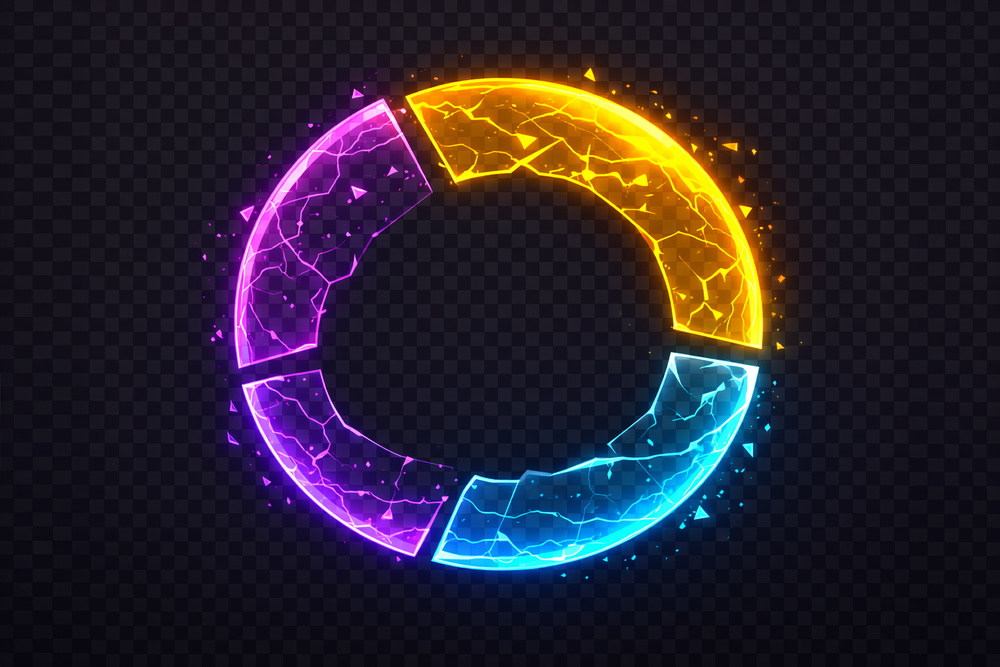
#> input picture assets/shield-reference.png, 1000 x 667 px, shrunk from 1536 x 1024 before the run
$ python extract-shields.py
#> lines starting #> are read from the running program, lines starting #| are printed output that depends on the picture; after the words box and inside, x2 and y2 are one past the last pixel; in counts of white or black regions, pixels touching at a corner belong together
from __future__ import annotations

import json
from pathlib import Path

import cv2
import numpy as np


SOURCE = Path(__file__).resolve().parents[1] / "shield-reference.png"
OUT_DIR = Path(__file__).resolve().parent / "enemies" / "shields"
PREVIEW = OUT_DIR / "preview.png"
MANIFEST = OUT_DIR / "manifest.json"

PAD = 14
FG_THRESHOLD = 40
MIN_COMPONENT_AREA = 120

# Segment split by polar angle around the image center.
# Angles use np.arctan2(y-cy, x-cx) in degrees [-180, 180].
SEGMENTS = [
    ("shield_void", 136.0, -112.0, (130, 170)),
    ("shield_amber", -112.0, -8.0, (15, 45)),
    ("shield_azure", -8.0, 136.0, (85, 115)),
]


def pad_bbox(
    x0: int,
    y0: int,
    x1: int,
    y1: int,
    max_w: int,
    max_h: int,
    pad: int,
) -> tuple[int, int, int, int]:
    return (
        max(0, x0 - pad),
        max(0, y0 - pad),
        min(max_w, x1 + pad),
        min(max_h, y1 + pad),
    )


def largest_component_bbox(mask: np.ndarray) -> tuple[int, int, int, int]:
    n_labels, _, stats, _ = cv2.connectedComponentsWithStats(mask.astype(np.uint8), 8)
    best = None
    for i in range(1, n_labels):
        x, y, w, h, area = stats[i]
        if area < 200:
            continue
        if best is None or area > best[0]:
            best = (int(area), int(x), int(y), int(x + w), int(y + h))
    if best is None:
        raise RuntimeError("Could not isolate shield segment component")
    return best[1], best[2], best[3], best[4]


def angle_mask(angles: np.ndarray, start_deg: float, end_deg: float) -> np.ndarray:
    if start_deg <= end_deg:
        return (angles >= start_deg) & (angles <= end_deg)
    return (angles >= start_deg) | (angles <= end_deg)


def keep_components(mask: np.ndarray, min_area: int) -> np.ndarray:
    labels_count, labels, stats, _ = cv2.connectedComponentsWithStats(mask.astype(np.uint8), 8)
    out = np.zeros(mask.shape, dtype=np.uint8)
    for i in range(1, labels_count):
        area = int(stats[i, cv2.CC_STAT_AREA])
        if area < min_area:
            continue
        out[labels == i] = 255
    return out


def build_preview(image_paths: list[Path], out_path: Path) -> None:
    images = [cv2.imread(str(p), cv2.IMREAD_UNCHANGED) for p in image_paths]
    images = [img for img in images if img is not None]
    if not images:
        return

    cols = len(images)
    max_h = max(img.shape[0] for img in images)
    max_w = max(img.shape[1] for img in images)
    tile_h = max_h + 24
    tile_w = max_w + 24

    canvas = np.zeros((tile_h, tile_w * cols, 4), dtype=np.uint8)
    for idx, img in enumerate(images):
        if img.shape[2] == 3:
            alpha_full = np.full((img.shape[0], img.shape[1], 1), 255, dtype=np.uint8)
            img = np.dstack([img, alpha_full])
        y0 = (tile_h - img.shape[0]) // 2
        x0 = idx * tile_w + (tile_w - img.shape[1]) // 2
        roi = canvas[y0:y0 + img.shape[0], x0:x0 + img.shape[1]]
        src_alpha = img[:, :, 3:4].astype(np.float32) / 255.0
        dst_alpha = roi[:, :, 3:4].astype(np.float32) / 255.0
        out_alpha = src_alpha + dst_alpha * (1.0 - src_alpha)
        out_alpha_safe = np.maximum(out_alpha, 1e-6)
        roi[:, :, :3] = (
            (img[:, :, :3].astype(np.float32) * src_alpha + roi[:, :, :3].astype(np.float32) * dst_alpha * (1.0 - src_alpha))
            / out_alpha_safe
        ).astype(np.uint8)
        roi[:, :, 3:4] = (out_alpha * 255.0).astype(np.uint8)

    cv2.imwrite(str(out_path), canvas)


def main() -> None:
    if not SOURCE.exists():
        raise FileNotFoundError(f"Missing source image: {SOURCE}")

    src = cv2.imread(str(SOURCE), cv2.IMREAD_COLOR)
#> src is the input picture: shape (667, 1000, 3); mean B, G, R 47.2, 35.2, 42.6
    if src is None:
        raise RuntimeError(f"Could not read image: {SOURCE}")

    OUT_DIR.mkdir(parents=True, exist_ok=True)

    img_h, img_w = src.shape[:2]
#> img_h = 667; img_w = 1000
    cy = img_h / 2.0
#> cy = 333.5
    cx = img_w / 2.0
#> cx = 500
    yy, xx = np.mgrid[0:img_h, 0:img_w]
    angles = np.degrees(np.arctan2(yy - cy, xx - cx))
    fg = (src.max(axis=2) > FG_THRESHOLD).astype(np.uint8)
#> fg: shape (667, 1000); values 0 (black) and 1 (white), 32.7% white; 323 white regions (224 under 20 px), largest, box (x1, y1, x2, y2) and area: (189, 41, 798, 609) 206146, (553, 416, 567, 430) 185, (484, 430, 498, 443) 182
    hsv = cv2.cvtColor(src, cv2.COLOR_BGR2HSV)
#> hsv: shape (667, 1000, 3); mean H, S, V 116.2, 131.8, 62.2
    h_channel, s_channel, v_channel = cv2.split(hsv)

    manifest: list[dict[str, object]] = []
    written: list[Path] = []

    for name, a0, a1, (h0, h1) in SEGMENTS:
        sector = angle_mask(angles, a0, a1)
        color = (h_channel >= h0) & (h_channel <= h1) & (s_channel >= 70) & (v_channel >= 40)

        seed = (fg > 0) & sector & color
        cleaned = keep_components(seed, MIN_COMPONENT_AREA)
        if not np.any(cleaned):
            raise RuntimeError(f"Could not isolate {name}")

        # Expand from hue-seeded pixels to include neutral highlights and edge glow.
        expanded = cv2.dilate(cleaned, cv2.getStructuringElement(cv2.MORPH_ELLIPSE, (13, 13)), iterations=1) > 0
        neutral = (s_channel < 68) & (v_channel >= 42)
        final_mask = ((fg > 0) & sector & expanded & (color | neutral)).astype(np.uint8)
        final_mask = keep_components(final_mask, 40)
        x0, y0, x1, y1 = largest_component_bbox(final_mask > 0)
        px0, py0, px1, py1 = pad_bbox(x0, y0, x1, y1, img_w, img_h, PAD)
        crop_bgr = src[py0:py1, px0:px1]
        crop_expanded = expanded[py0:py1, px0:px1]
        crop_core = final_mask[py0:py1, px0:px1]

        # Soft alpha keeps glow while dropping checkerboard background.
        border = np.concatenate(
            [crop_bgr[0, :, :], crop_bgr[-1, :, :], crop_bgr[:, 0, :], crop_bgr[:, -1, :]],
            axis=0,
        ).astype(np.float32)
        bg = np.median(border, axis=0)
        diff = np.linalg.norm(crop_bgr.astype(np.float32) - bg, axis=2)
        maxc = crop_bgr.max(axis=2).astype(np.float32)
        alpha_luma = np.clip((maxc - 38.0) * 7.0, 0.0, 255.0)
        alpha_diff = np.clip((diff - 18.0) * 9.0, 0.0, 255.0)
        alpha_soft = np.maximum(alpha_luma, alpha_diff)
        alpha_soft[crop_expanded == 0] = 0.0
        alpha = np.maximum(alpha_soft.astype(np.uint8), (crop_core > 0).astype(np.uint8) * 255)

        crop_bgr = crop_bgr.copy()
        crop_bgr[alpha == 0] = 0
        crop = np.dstack([crop_bgr, alpha])

        out_path = OUT_DIR / f"{name}.png"
        cv2.imwrite(str(out_path), crop)
        written.append(out_path)

        manifest.append(
            {
                "name": name,
                "file": str(out_path.relative_to(SOURCE.parent)),
                "bbox_source": {"x0": px0, "y0": py0, "x1": px1, "y1": py1},
                "angle_range": {"start_deg": a0, "end_deg": a1},
                "hue_range": {"h0": h0, "h1": h1},
                "size": {"width": int(crop.shape[1]), "height": int(crop.shape[0])},
            }
        )
#> this loop made 3 passes
#> (n_labels in largest_component_bbox, x0, y0, x1, y1, px0, py0) on passes 1 to 3: (7, 189, 68, 434, 514, 175, 54), (3, 405, 78, 772, 310, 391, 64), (3, 430, 345, 798, 609, 416, 331)
#> pass 1, in keep_components, `labels_count, labels, stats, _ = cv2.connectedComponentsWithStats(mask..`:
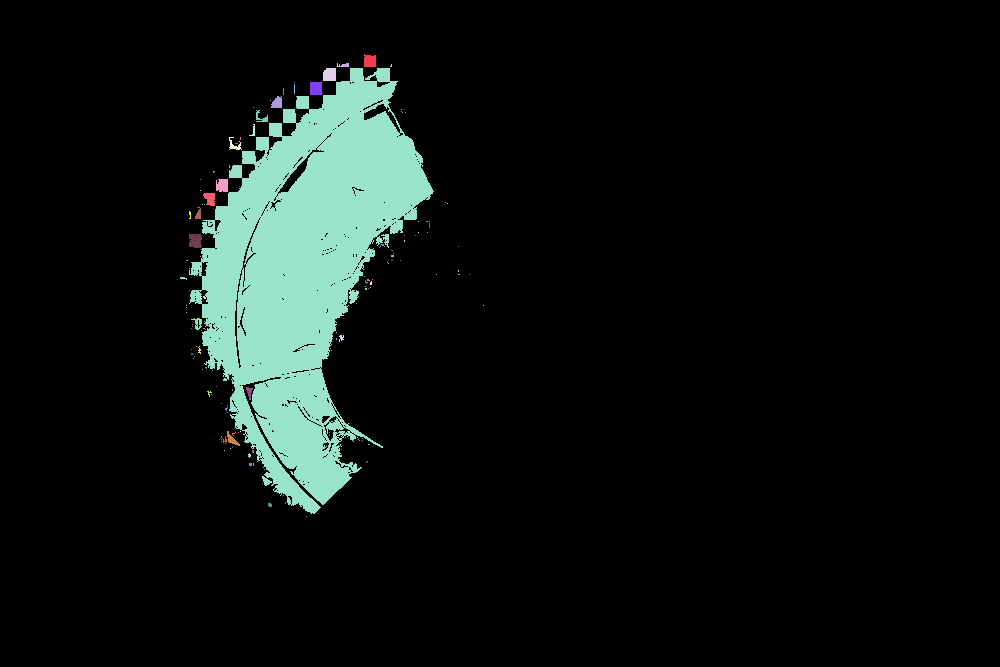
#> labels: shape (667, 1000) int32; 135 distinct labels, from 0 to 134; one colour per label, 0 black
#> after the loop:
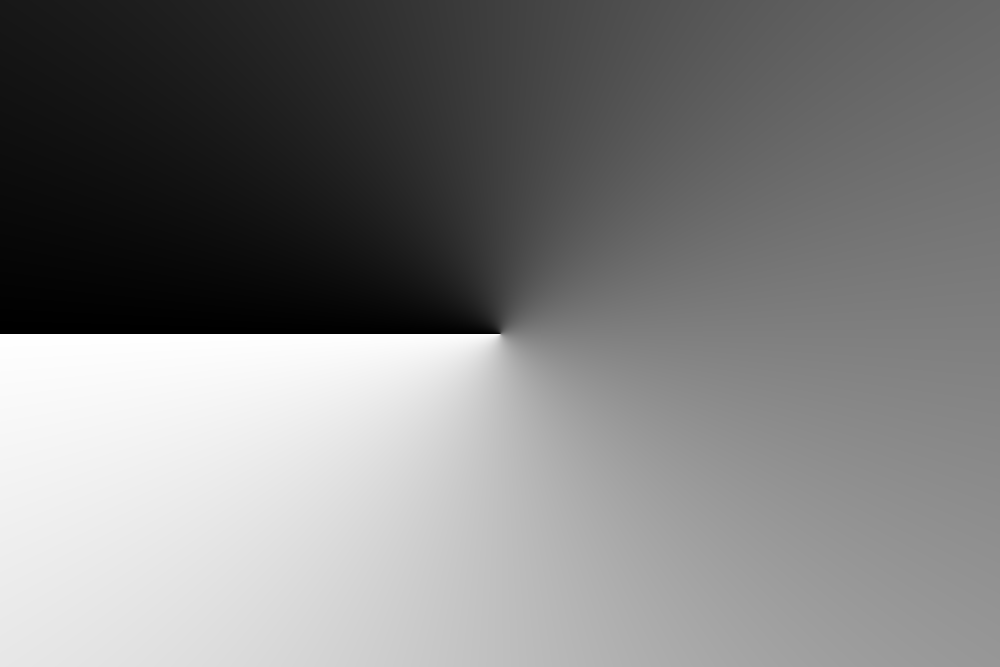
#> angles: shape (667, 1000) float64; min -179.9, max 179.9, mean -0.1; drawn with min black and max white
#> after the loop: cleaned: shape (667, 1000); 8.1% white; 2 white regions, box (x1, y1, x2, y2) and area: (430, 348, 798, 609) 54071, (512, 430, 526, 443) 153
#> after the loop:
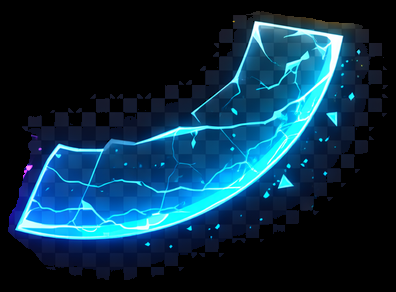
#> crop_bgr: shape (292, 396, 3); mean B, G, R 68.1, 46.8, 12.5
#> after the loop:
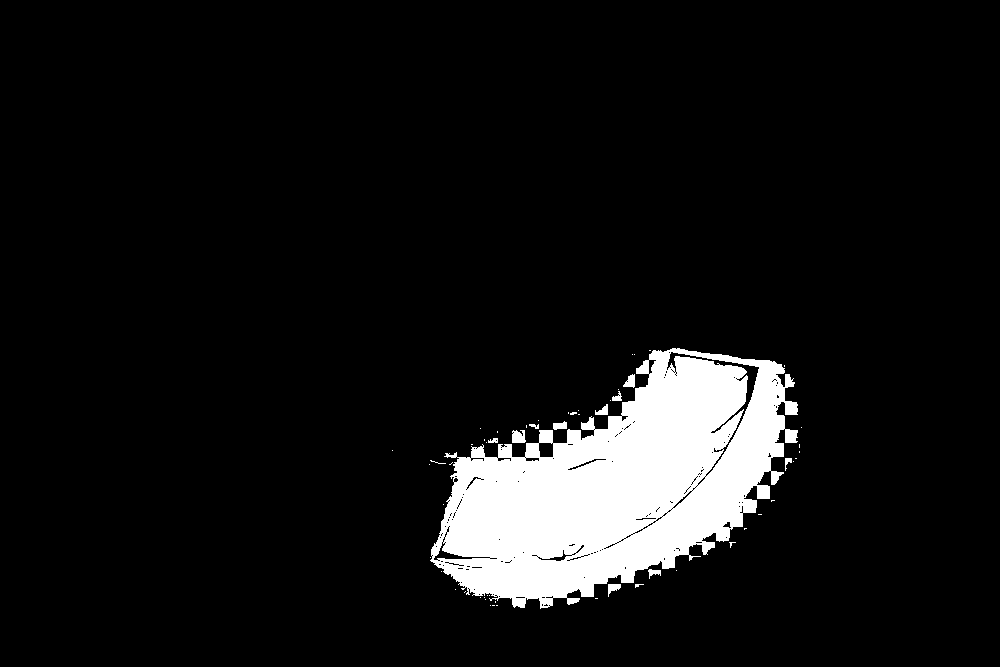
#> seed: shape (667, 1000) bool; 8.2% white; 58 white regions (47 under 20 px), largest, box (x1, y1, x2, y2) and area: (430, 348, 798, 609) 54071, (512, 430, 526, 443) 153, (623, 374, 635, 388) 107
#> after the loop, manifest = 3 items; written = 3 items

    build_preview(written, PREVIEW)
#> in build_preview, `cols = len(images)`: cols = 3
#> in build_preview, `max_h = max(img.shape[0] for img in images)`: max_h = 474
#> in build_preview, `max_w = max(img.shape[1] for img in images)`: max_w = 396
#> in build_preview, `tile_h = max_h + 24`: tile_h = 498
#> in build_preview, `tile_w = max_w + 24`: tile_w = 420
#> the loop in build_preview, `for idx, img in enumerate(images):` made 3 passes
#> (y0, x0) on passes 1 to 3: (12, 73), (119, 432), (103, 852)
#> pass 1, in build_preview, `src_alpha = img[:, :, 3:4].astype(np.float32) / 255.0`:
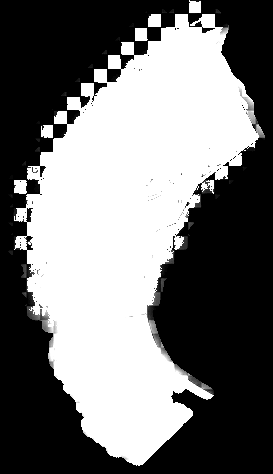
#> src_alpha: shape (474, 273, 1) float32; min 0, max 1, mean 0.462
#> after the loop in build_preview, `for idx, img in enumerate(images):`:
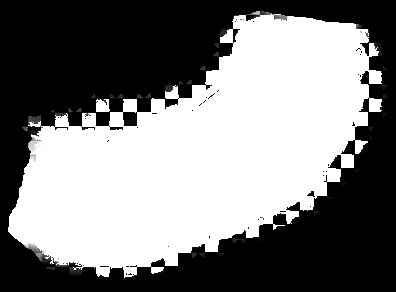
#> out_alpha: shape (292, 396, 1) float32; min 0, max 1, mean 0.498
#> in build_preview, `cv2.imwrite(str(out_path), canvas)`:
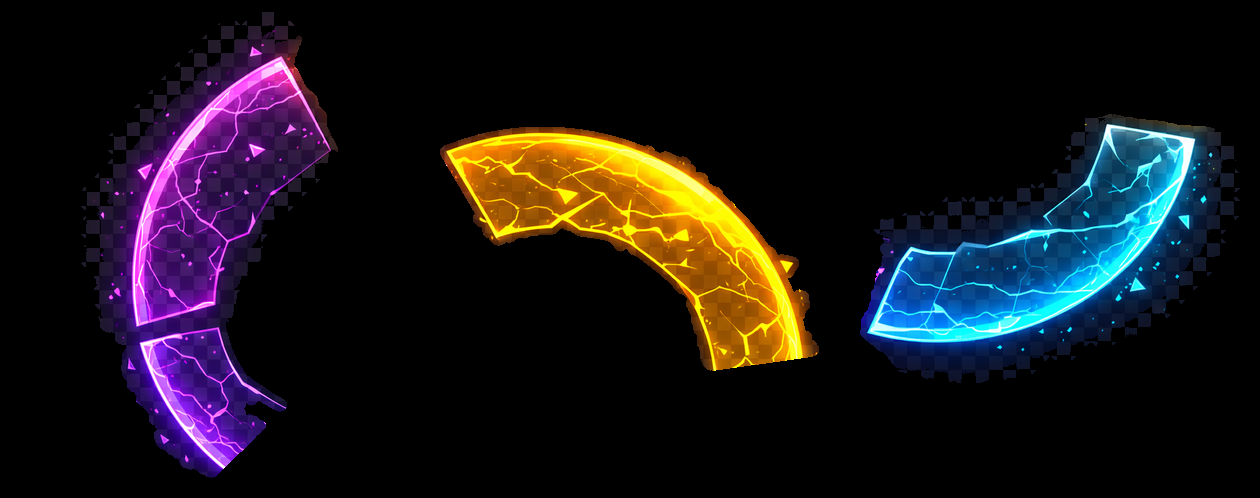
#> saved as preview.png: shape (498, 1260, 4); mean B, G, R, A 25.1, 21.2, 24.8, 65
    MANIFEST.write_text(json.dumps(manifest, indent=2), encoding="utf-8")

    print(f"Wrote {len(written)} shield sprites to {OUT_DIR}")
#| Wrote 3 shield sprites to assets/ui/enemies/shields
    print(f"Manifest: {MANIFEST}")
    print(f"Preview: {PREVIEW}")


if __name__ == "__main__":
    main()
